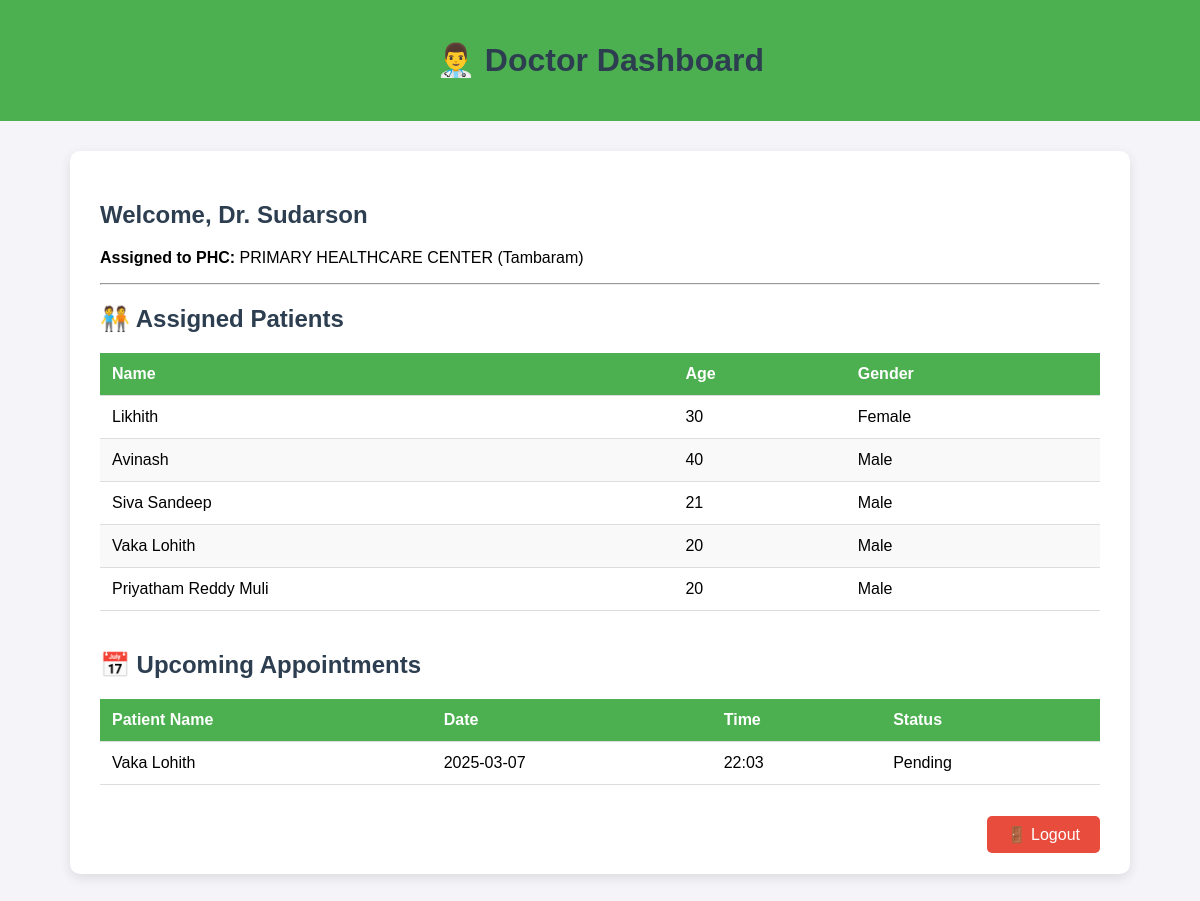
The page /doctor_dashboard/1 (signed in) on the database its author committed.
### tables this page shows
CREATE TABLE Doctors (
    id INTEGER PRIMARY KEY AUTOINCREMENT,
    name VARCHAR(100) NOT NULL,
    specialization VARCHAR(100),
    phc_id INTEGER,
    sub_center_id INTEGER, password TEXT, username TEXT,
    FOREIGN KEY (phc_id) REFERENCES PHC(id),
    FOREIGN KEY (sub_center_id) REFERENCES SubCenter(id)
);

CREATE TABLE PHC (
    id INTEGER PRIMARY KEY AUTOINCREMENT,
    name VARCHAR(100) NOT NULL,
    location VARCHAR(100) NOT NULL
);

CREATE TABLE Patients (
    id INTEGER PRIMARY KEY AUTOINCREMENT,
    name VARCHAR(100) NOT NULL,
    age INTEGER NOT NULL,
    gender VARCHAR(10) NOT NULL,
    phc_id INTEGER,
    sub_center_id INTEGER, password TEXT, username TEXT,
    FOREIGN KEY (phc_id) REFERENCES PHC(id),
    FOREIGN KEY (sub_center_id) REFERENCES SubCenter(id)
);

CREATE TABLE Appointments (
    id INTEGER PRIMARY KEY AUTOINCREMENT,
    patient_id INTEGER NOT NULL,
    doctor_id INTEGER NOT NULL,
    date TEXT NOT NULL,
    time TEXT NOT NULL,
    status TEXT DEFAULT 'Pending',
    reason TEXT,
    FOREIGN KEY (patient_id) REFERENCES Patients(id),
    FOREIGN KEY (doctor_id) REFERENCES Doctors(id)
);

### app.py (the view)
@app.route('/doctor_dashboard/<int:doctor_id>')
def doctor_dashboard(doctor_id):
    if 'role' not in session or session['role'] != 'doctor':
        return redirect(url_for('doctor_login'))
    conn = get_db_connection()
    doctor = conn.execute("SELECT * FROM Doctors WHERE id = ?", (doctor_id,)).fetchone()
    if not doctor:
        conn.close()
        return "Doctor not found", 404  # Handle invalid doctor ID
    phc = conn.execute("SELECT * FROM PHC WHERE id = ?", (doctor['phc_id'],)).fetchone()
    sub_center = conn.execute("SELECT * FROM SubCenter WHERE id = ?", (doctor['sub_center_id'],)).fetchone()
    patients = conn.execute("""
        SELECT * FROM Patients
        WHERE phc_id = ? OR sub_center_id = ?
    """, (doctor['phc_id'], doctor['sub_center_id'])).fetchall()
    appointments = conn.execute("""
        SELECT a.id, p.name AS patient_name, a.date, a.time, a.status
        FROM Appointments a
        JOIN Patients p ON a.patient_id = p.id
        WHERE a.doctor_id = ?
        ORDER BY a.date, a.time
    """, (doctor_id,)).fetchall()
    conn.close()
    return render_template(
        'doctor_dashboard.html',
        doctor=doctor,
        phc=phc,
        sub_center=sub_center,
        patients=patients,
        appointments=appointments
    )

### app.py (called while the page is built)
def get_db_connection():
    conn = sqlite3.connect(DATABASE)
    conn.row_factory = sqlite3.Row  # Enable row access by column name
    return conn

### templates/doctor_dashboard.html (shortened to what this page needs)
<!DOCTYPE html>
<html lang="en">
<head>
</head>
<body>
<header>
    <h1>👨‍⚕️ Doctor Dashboard</h1>
</header>
<div class="container">
    <h2>Welcome,  {{ doctor['name'] }}</h2>
    {% if phc %}
        <p><strong>Assigned to PHC:</strong> {{ phc['name'] }} ({{ phc['location'] }})</p>
    {% elif sub_center %}
        <p><strong>Assigned to Sub-Center:</strong> {{ sub_center['name'] }} ({{ sub_center['location'] }})</p>
    {% endif %}
    <hr>
    <h2>🧑‍🤝‍🧑 Assigned Patients</h2>
    <table>
        <thead>
            <tr>
                <th>Name</th>
                <th>Age</th>
                <th>Gender</th>
            </tr>
        </thead>
        <tbody>
            {% for patient in patients %}
            <tr>
                <td>{{ patient['name'] }}</td>
                <td>{{ patient['age'] }}</td>
                <td>{{ patient['gender'] }}</td>
            </tr>
            {% endfor %}
        </tbody>
    </table>
    <h2>📅 Upcoming Appointments</h2>
    <table>
        <thead>
            <tr>
                <th>Patient Name</th>
                <th>Date</th>
                <th>Time</th>
                <th>Status</th>
            </tr>
        </thead>
        <tbody>
            {% for appointment in appointments %}
            <tr>
                <td>{{ appointment['patient_name'] }}</td>
                <td>{{ appointment['date'] }}</td>
                <td>{{ appointment['time'] }}</td>
                <td>{{ appointment['status'] }}</td>
            </tr>
            {% endfor %}
        </tbody>
    </table>
    <div class="logout">
        <a href="/logout">🚪 Logout</a>
    </div>
</div>
</body>
</html>

### templates/doctor_dashboard.html (style rules this page uses)
body { font-family: Arial, sans-serif; background-color: #f4f4f9; margin: 0; padding: 0; }
header { background-color: #4CAF50; color: white; padding: 20px; text-align: center; }
.container { max-width: 1000px; margin: 30px auto; background-color: white; padding: 30px; border-radius: 10px; box-shadow: 0 4px 12px rgba(0,0,0,0.1); }
h1, h2 { color: #2c3e50; }
table { width: 100%; border-collapse: collapse; margin: 20px 0 40px; }
table thead { background-color: #4CAF50; color: white; }
table th, table td { padding: 12px; text-align: left; border-bottom: 1px solid #ddd; }
table tr:nth-child(even) { background-color: #f9f9f9; }
.logout { text-align: right; }
.logout a { background-color: #e74c3c; color: white; padding: 10px 20px; text-decoration: none; border-radius: 5px; }

### rows shown on the page
Doctors: name "Dr. Sudarson"
PHC: name "PRIMARY HEALTHCARE CENTER", location "Tambaram"
Patients: name "Likhith", age "30", gender "Female"
Patients: name "Avinash", age "40", gender "Male"
Patients: name "Siva Sandeep", age "21", gender "Male"
Patients: name "Vaka Lohith", age "20", gender "Male"
Patients: name "Priyatham Reddy Muli", age "20", gender "Male"
Appointments: patient_name "Vaka Lohith", date "2025-03-07", time "22:03", status "Pending"
